Frame 1 (no input): blank canvas, image omitted
Frame 60 (no input): blank canvas, image omitted
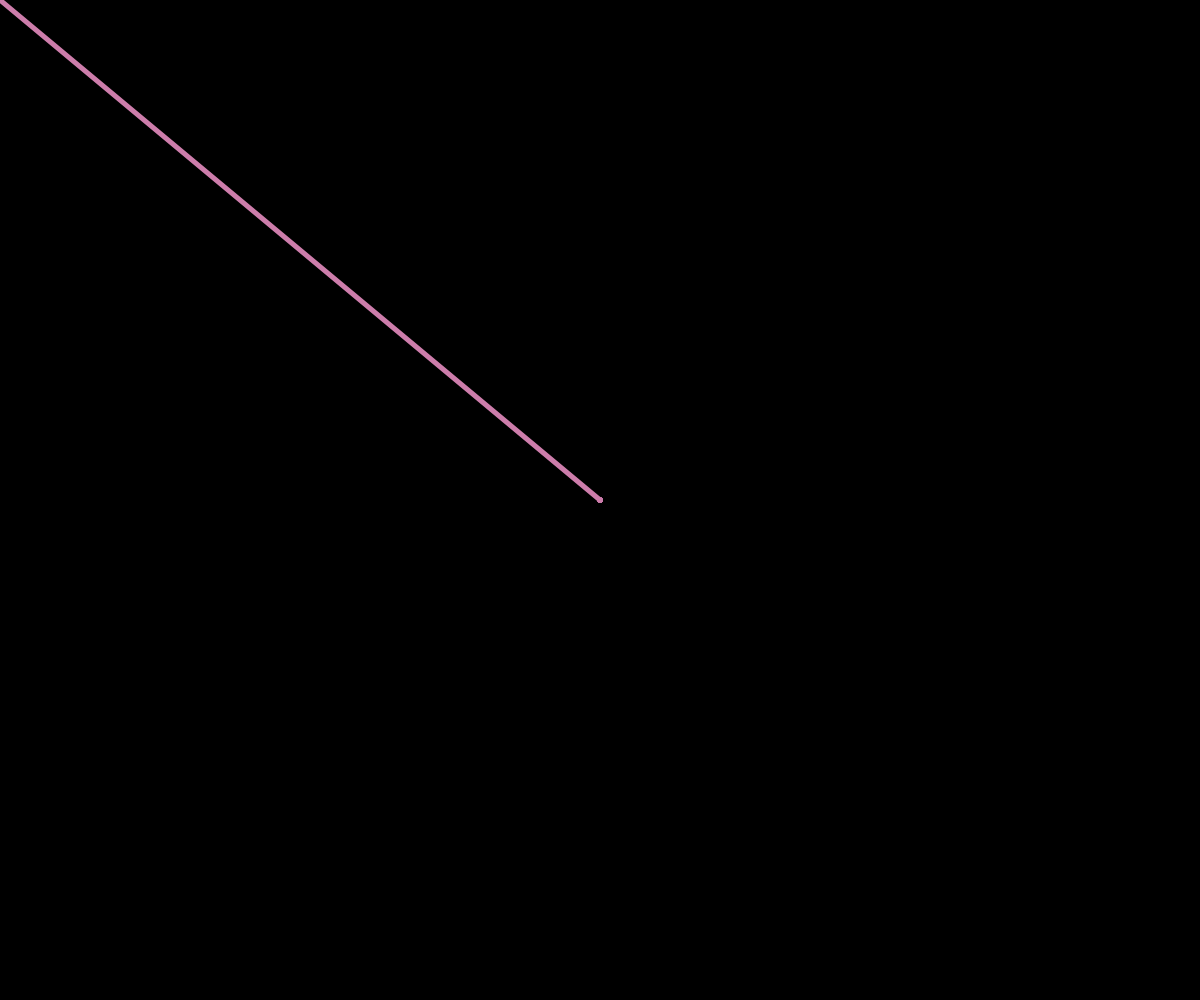
Frame 120 (the mouse pressed at the canvas centre since frame 60)

The p5.js sketch whose frames 1 and 60 were blank and that drew this single picture after the mouse press (run headless with seeded random() and noise() and a simulated clock; from frame 60 on, the mouse is pressed at the canvas centre):

// p5.js sketch
// ── sketch.js

let painting = false;

function setup() {
  createCanvas(windowWidth, windowHeight);
  background(0);
}

function draw() {
  if (painting) {
    stroke(205,125,171);
    strokeWeight(5);
    line(mouseX, mouseY, pmouseX, pmouseY);
  }
}

function mousePressed() {
  painting = true;
}

function mouseReleased() {
  painting = false;
  beginShape();
}
